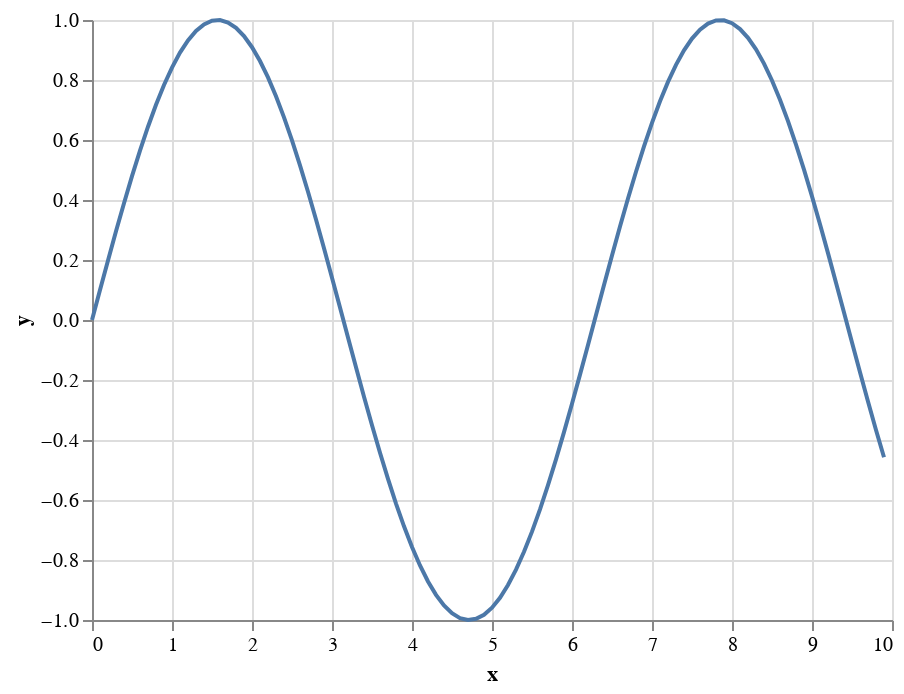

Source (notebook cell):
### Markdown cell above
## Data Transformation

### Code cell
# Note that the following generator is functionally similar to
# data = pd.DataFrame({'x': np.arange(0, 10, 0.1)})
data = pd.DataFrame({'x': np.arange(0, 10, 0.1)})

alt.Chart(data).transform_calculate(
    y='sin(datum.x)'
).mark_line().encode(
    x='x:Q',
    y='y:Q',
)

### Figure 1 — Vega-Lite specification as saved in the notebook (floating-point values rounded to 4 significant figures)
{"config": {"view": {"continuousWidth": 400, "continuousHeight": 300}}, "data": {"name": "data-dd5fbeb0562b5fc96705675c393c070d"}, "mark": "line", "encoding": {"x": {"field": "x", "type": "quantitative"}, "y": {"field": "y", "type": "quantitative"}}, "transform": [{"calculate": "sin(datum.x)", "as": "y"}], "$schema": "https://vega.github.io/schema/vega-lite/v4.17.0.json", "datasets": {"data-dd5fbeb0562b5fc96705675c393c070d": [{"x": 0.0}, {"x": 0.1}, {"x": 0.2}, {"x": 0.3}, {"x": 0.4}, {"x": 0.5}, {"x": 0.6}, {"x": 0.7}, {"x": 0.8}, {"x": 0.9}, {"x": 1.0}, {"x": 1.1}, {"x": 1.2}, {"x": 1.3}, {"x": 1.4}, {"x": 1.5}, {"x": 1.6}, {"x": 1.7}, {"x": 1.8}, {"x": 1.9}, {"x": 2.0}, {"x": 2.1}, {"x": 2.2}, {"x": 2.3}, {"x": 2.4}, {"x": 2.5}, {"x": 2.6}, {"x": 2.7}, {"x": 2.8}, {"x": 2.9}, {"x": 3.0}, {"x": 3.1}, {"x": 3.2}, {"x": 3.3}, {"x": 3.4}, {"x": 3.5}, {"x": 3.6}, {"x": 3.7}, {"x": 3.8}, {"x": 3.9}, {"x": 4.0}, {"x": 4.1}, {"x": 4.2}, {"x": 4.3}, {"x": 4.4}, {"x": 4.5}, {"x": 4.6}, {"x": 4.7}, {"x": 4.8}, {"x": 4.9}, {"x": 5.0}, {"x": 5.1}, {"x": 5.2}, {"x": 5.3}, {"x": 5.4}, {"x": 5.5}, {"x": 5.6}, {"x": 5.7}, {"x": 5.8}, {"x": 5.9}, {"x": 6.0}, {"x": 6.1}, {"x": 6.2}, {"x": 6.3}, {"x": 6.4}, {"x": 6.5}, {"x": 6.6}, {"x": 6.7}, {"x": 6.8}, {"x": 6.9}, {"x": 7.0}, {"x": 7.1}, {"x": 7.2}, {"x": 7.3}, {"x": 7.4}, {"x": 7.5}, {"x": 7.6}, {"x": 7.7}, {"x": 7.8}, {"x": 7.9}, {"x": 8.0}, {"x": 8.1}, {"x": 8.2}, {"x": 8.3}, {"x": 8.4}, {"x": 8.5}, {"x": 8.6}, {"x": 8.7}, {"x": 8.8}, {"x": 8.9}, {"x": 9.0}, {"x": 9.1}, {"x": 9.2}, {"x": 9.3}, {"x": 9.4}, {"x": 9.5}, {"x": 9.6}, {"x": 9.7}, {"x": 9.8}, {"x": 9.9}]}}
